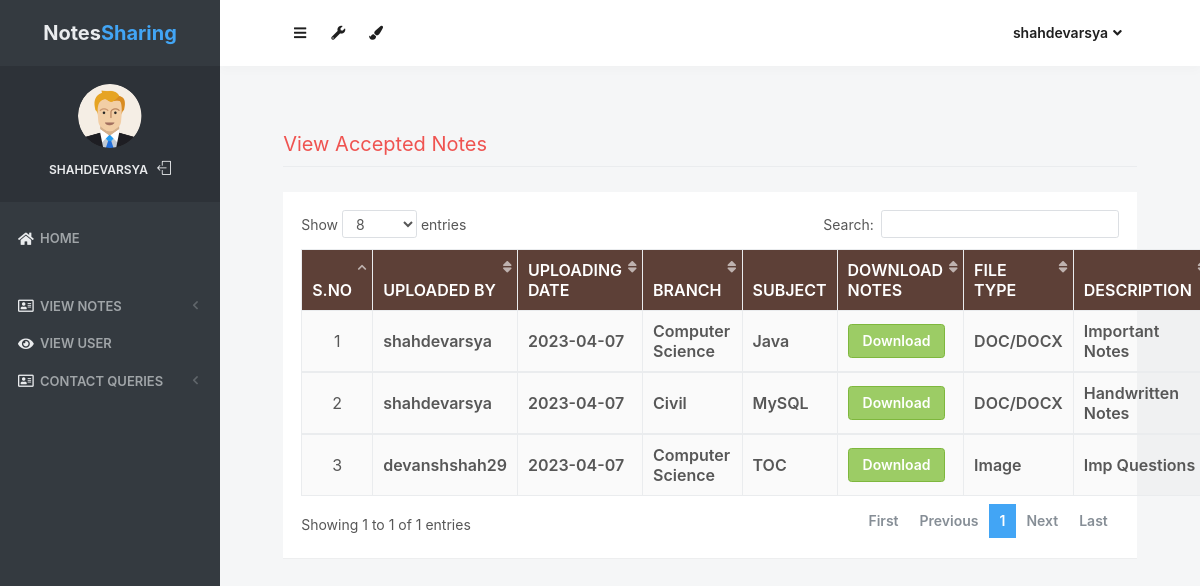
Page /accepted_notes (signed in) on the committed database.
### notes/models.py (models this page shows, shortened)
class Notes(models.Model):
    user = models.ForeignKey(User,on_delete=models.CASCADE)
    uploadingdate = models.CharField(max_length=30)
    branch = models.CharField(max_length=30)
    subject = models.CharField(max_length=30)
    notesfile = models.FileField(null=True)
    filetype = models.CharField(max_length=30)
    description = models.CharField(max_length=200, null=True)
    status = models.CharField(max_length=15)

### notes/views.py (the view)
# urls.py: path('accepted_notes', accepted_notes, name='accepted_notes'),
def accepted_notes(request):
    if not request.user.is_authenticated:
        return redirect('login_admin')
    notes = Notes.objects.filter(status = "Accept")
    d = {'notes':notes}
    return render(request, 'accepted_notes.html',d)

### notes/templates/accepted_notes.html (shortened to what this page needs)
{% load static %}
<html lang="en" class="no-focus">
    <head>
        <link rel="stylesheet" href="{% static 'js/plugins/datatables/dataTables.bootstrap4.min.css' %}">
        <link rel="stylesheet" id="css-main" href="{% static 'css1/codebase.min.css' %}">
    </head>
    <body>
        <div id="page-container" class="sidebar-o sidebar-inverse side-scroll page-header-fixed main-content-narrow">
         {% include "sidebar.html" %}
            {% include "admin_nav.html" %}
            <main id="main-container">
                <div class="content">
                    <h2 class="content-heading text-danger">View Accepted Notes</h2>
                    <div class="block">
                        <div class="block-content block-content-full">
                            <table class="table table-bordered table-striped table-vcenter js-dataTable-full-pagination">
                                <thead class="text-white" style="background-color : #5d4037;">
                                    <tr>
                                        <th class="text-center">S.No</th>
                                        <th class="d-none d-sm-table-cell">Uploaded By</th>
                                        <th class="d-none d-sm-table-cell">Uploading Date</th>
                                        <th class="d-none d-sm-table-cell">Branch</th>
                                        <th class="d-none d-sm-table-cell">Subject</th>
                                        <th class="d-none d-sm-table-cell">Download Notes</th>
                                        <th class="d-none d-sm-table-cell">File Type</th>
                                        <th class="d-none d-sm-table-cell">Description</th>
                                    </tr>
                                </thead>
                                {% for i in notes %}
                                <tbody>
                                    <tr>
                                        <td class="text-center">{{forloop.counter}}</td>
                                        <td class="font-w600">{{i.user.username}}</td>
					<td class="font-w600">{{i.uploadingdate}}</td>
					<td class="font-w600">{{i.branch}}</td>
					<td class="font-w600">{{i.subject}}</td>
					<td class="font-w600"><a href="{{i.notesfile.url}}" class="btn btn-success" download>Download</a></td>
					<td class="font-w600">{{i.filetype}}</td>
					<td class="font-w600">{{i.description}}</td>
                                    </tr>
                                        {% endfor %}
                                </tbody>
                            </table>
                        </div>
                    </div>
                </div>
            </main>
        </div>
 <link rel="stylesheet" href="https://use.fontawesome.com/releases/v5.6.3/css/all.css">
    </body>
</html>

### notes/templates/sidebar.html (shortened to what this page needs)
{% load static %}
   <nav id="sidebar">
                <div id="sidebar-scroll">
                    <div class="sidebar-content">
                        <div class="content-header content-header-fullrow px-15">
                            <div class="content-header-section text-center align-parent sidebar-mini-hidden">
                                <div class="content-header-item">
                                    <a class="link-effect font-w700" href="{% url 'admin_home' %}">
                                           <span class="font-size-xl text-dual-primary-dark">Notes</span><span class="font-size-xl text-primary">Sharing</span>
                                    </a>
                                </div>
                            </div>
                        </div>
                        <div class="content-side content-side-full content-side-user px-10 align-parent">
                            <div class="sidebar-mini-hidden-b text-center">
                                <a class="img-link" href="be_pages_generic_profile.html">
                                    <img class="img-avatar" src="{% static 'img/avatars/user1.png' %}" alt="">
                                </a>
                                <ul class="list-inline mt-10">
                                    <li class="list-inline-item">
                                        <a class="link-effect text-dual-primary-dark font-size-xs font-w600 text-uppercase" href="{% url 'admin_home' %}">{{ request.user.username }}</a>
                                    </li>
                                    <li class="list-inline-item">
                                        <a class="link-effect text-dual-primary-dark" href="{% url 'logout' %}">
                                            <i class="si si-logout"></i>
                                        </a>
                                    </li>
                                </ul>
                            </div>
                        </div>
                        <div class="content-side content-side-full">
                            <ul class="nav-main">
                                <li class="open">
                                    <a href="{% url 'admin_home' %}"><i class="fas fa-home"></i><span class="sidebar-mini-hide">Home</span></a>
                                </li>
                                <li class="nav-main-heading"><span class="sidebar-mini-visible">UI</span></li>
                                <li>
                                    <a class="nav-submenu" data-toggle="nav-submenu"><i class="far fa-address-card"></i>View Notes</a>
                                </li>
                                <li>
                                    <a  href="{% url 'view_users' %}"><i class="fas fa-eye"></i><span class="sidebar-mini-hide">View User</span></a>
                                </li>
                                <li>
                                    <a class="nav-submenu" data-toggle="nav-submenu"><i class="far fa-address-card"></i>Contact Queries</a>
                                </li>
                           </ul>
                        </div>
                    </div>
                </div>
            </nav>

### notes/templates/admin_nav.html (shortened to what this page needs)
{% load static %}
            <header id="page-header">
                <div class="content-header">
                    <div class="content-header-section">
                        <button type="button" class="btn btn-circle btn-dual-secondary" data-toggle="layout" data-action="sidebar_toggle">
                            <i class="fa fa-navicon"></i>
                        </button>
                        <div class="btn-group" role="group">
                            <button type="button" class="btn btn-circle btn-dual-secondary" id="page-header-options-dropdown" data-toggle="dropdown" aria-haspopup="true" aria-expanded="false">
                                <i class="fa fa-wrench"></i>
                            </button>
                        </div>
                        <div class="btn-group" role="group">
                            <button type="button" class="btn btn-circle btn-dual-secondary" id="page-header-themes-dropdown" data-toggle="dropdown" aria-haspopup="true" aria-expanded="false">
                                <i class="fa fa-paint-brush"></i>
                            </button>
                        </div>
                    </div>
                    <div class="content-header-section">
                        <div class="btn-group" role="group">
                            <button type="button" class="btn btn-rounded btn-dual-secondary" id="page-header-user-dropdown" data-toggle="dropdown" aria-haspopup="true" aria-expanded="false">
                                {{ request.user.username}}<i class="fa fa-angle-down ml-5"></i>
                            </button>
                        </div>
                    </div>
                </div>
            </header>

### rows in the picture
Notes: user.username "shahdevarsya", uploadingdate "2023-04-07", branch "Computer Science", subject "Java", filetype "DOC/DOCX", description "Important Notes"
Notes: user.username "shahdevarsya", uploadingdate "2023-04-07", branch "Civil", subject "MySQL", filetype "DOC/DOCX", description "Handwritten Notes"
Notes: user.username "devanshshah29", uploadingdate "2023-04-07", branch "Computer Science", subject "TOC", filetype "Image", description "Imp Questions"

### other values in the picture
{{ request.user.username }} "SHAHDEVARSYA"
{{ request.user.username }} "shahdevarsya"
